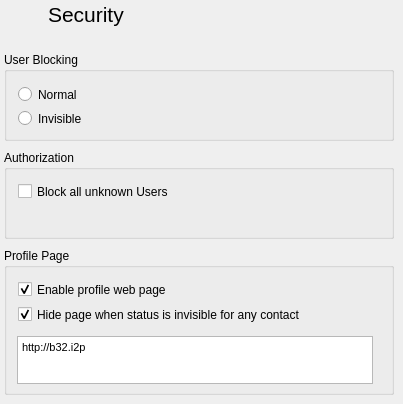
    <widget class="QWidget" name="security_Page">
     <widget class="QGroupBox" name="UserAuth">
      <property name="geometry">
       <rect>
        <x>4</x>
        <y>150</y>
        <width>390</width>
        <height>89</height>
       </rect>
      </property>
      <property name="minimumSize">
       <size>
        <width>390</width>
        <height>0</height>
       </size>
      </property>
      <property name="maximumSize">
       <size>
        <width>390</width>
        <height>16777215</height>
       </size>
      </property>
      <property name="title">
       <string>Authorization</string>
      </property>
      <widget class="QCheckBox" name="blockallcheckBox">
       <property name="enabled">
        <bool>true</bool>
       </property>
       <property name="geometry">
        <rect>
         <x>14</x>
         <y>31</y>
         <width>405</width>
         <height>21</height>
        </rect>
       </property>
       <property name="text">
        <string>Block all unknown Users</string>
       </property>
      </widget>
     </widget>
     <widget class="QWidget" name="layoutWidget_14">
      <property name="geometry">
       <rect>
        <x>4</x>
        <y>0</y>
        <width>120</width>
        <height>30</height>
       </rect>
      </property>
      <layout class="QGridLayout" name="Security">
       <property name="horizontalSpacing">
        <number>3</number>
       </property>
       <item row="0" column="0" alignment="Qt::AlignmentFlag::AlignLeft|Qt::AlignmentFlag::AlignVCenter">
        <widget class="QLabel" name="label_23">
         <property name="minimumSize">
          <size>
           <width>28</width>
           <height>28</height>
          </size>
         </property>
         <property name="maximumSize">
          <size>
           <width>28</width>
           <height>28</height>
          </size>
         </property>
         <property name="baseSize">
          <size>
           <width>28</width>
           <height>28</height>
          </size>
         </property>
         <property name="pixmap">
          <pixmap resource="resourcen.qrc">:/icons/security.svg</pixmap>
         </property>
         <property name="scaledContents">
          <bool>true</bool>
         </property>
        </widget>
       </item>
       <item row="0" column="1" alignment="Qt::AlignmentFlag::AlignLeft">
        <widget class="QLabel" name="label_3">
         <property name="minimumSize">
          <size>
           <width>0</width>
           <height>28</height>
          </size>
         </property>
         <property name="maximumSize">
          <size>
           <width>16777215</width>
           <height>28</height>
          </size>
         </property>
         <property name="font">
          <font>
           <pointsize>16</pointsize>
           <bold>true</bold>
          </font>
         </property>
         <property name="text">
          <string>&lt;!DOCTYPE HTML PUBLIC &quot;-//W3C//DTD HTML 4.0//EN&quot; &quot;http://www.w3.org/TR/REC-html40/strict.dtd&quot;&gt;
&lt;html&gt;&lt;head&gt;&lt;meta name=&quot;qrichtext&quot; content=&quot;1&quot; /&gt;&lt;style type=&quot;text/css&quot;&gt;
p, li { white-space: pre-wrap; }
&lt;/style&gt;&lt;/head&gt;&lt;body style=&quot; font-family:'Sans Serif'; font-size:9pt; font-weight:400; font-style:normal;&quot;&gt;
&lt;p style=&quot; margin-top:12px; margin-bottom:12px; margin-left:0px; margin-right:0px; -qt-block-indent:0; text-indent:0px; font-size:8pt;&quot;&gt;&lt;span style=&quot; font-size:16pt;&quot;&gt;Security&lt;/span&gt;&lt;/p&gt;&lt;/body&gt;&lt;/html&gt;</string>
         </property>
        </widget>
       </item>
      </layout>
     </widget>
     <widget class="QGroupBox" name="UserBlocking">
      <property name="geometry">
       <rect>
        <x>4</x>
        <y>52</y>
        <width>390</width>
        <height>89</height>
       </rect>
      </property>
      <property name="minimumSize">
       <size>
        <width>390</width>
        <height>0</height>
       </size>
      </property>
      <property name="maximumSize">
       <size>
        <width>390</width>
        <height>16777215</height>
       </size>
      </property>
      <property name="title">
       <string>User Blocking</string>
      </property>
      <widget class="QRadioButton" name="check_BlockNormal">
       <property name="enabled">
        <bool>true</bool>
       </property>
       <property name="geometry">
        <rect>
         <x>14</x>
         <y>32</y>
         <width>69</width>
         <height>21</height>
        </rect>
       </property>
       <property name="toolTip">
        <string>Contact will be informed that they have been blocked</string>
       </property>
       <property name="statusTip">
        <string/>
       </property>
       <property name="text">
        <string>Normal</string>
       </property>
       <property name="autoExclusive">
        <bool>true</bool>
       </property>
      </widget>
      <widget class="QRadioButton" name="check_BlockInvisible">
       <property name="enabled">
        <bool>true</bool>
       </property>
       <property name="geometry">
        <rect>
         <x>14</x>
         <y>56</y>
         <width>75</width>
         <height>21</height>
        </rect>
       </property>
       <property name="toolTip">
        <string>Contact will view your status as Offline</string>
       </property>
       <property name="statusTip">
        <string/>
       </property>
       <property name="text">
        <string>Invisible</string>
       </property>
       <property name="autoExclusive">
        <bool>true</bool>
       </property>
      </widget>
     </widget>
     <widget class="QGroupBox" name="WebPage">
      <property name="geometry">
       <rect>
        <x>4</x>
        <y>248</y>
        <width>390</width>
        <height>147</height>
       </rect>
      </property>
      <property name="minimumSize">
       <size>
        <width>390</width>
        <height>0</height>
       </size>
      </property>
      <property name="maximumSize">
       <size>
        <width>390</width>
        <height>16777215</height>
       </size>
      </property>
      <property name="title">
       <string>Profile Page</string>
      </property>
      <widget class="QCheckBox" name="WebProfileCheckbox">
       <property name="enabled">
        <bool>true</bool>
       </property>
       <property name="geometry">
        <rect>
         <x>14</x>
         <y>31</y>
         <width>170</width>
         <height>21</height>
        </rect>
       </property>
       <property name="text">
        <string>Enable profile web page</string>
       </property>
       <property name="checked">
        <bool>true</bool>
       </property>
      </widget>
      <widget class="QPlainTextEdit" name="b32address">
       <property name="enabled">
        <bool>true</bool>
       </property>
       <property name="geometry">
        <rect>
         <x>13</x>
         <y>88</y>
         <width>356</width>
         <height>48</height>
        </rect>
       </property>
       <property name="font">
        <font>
         <pointsize>8</pointsize>
        </font>
       </property>
       <property name="toolTip">
        <string>Share this address with new contacts to facilitate adding you to their contact list</string>
       </property>
       <property name="inputMethodHints">
        <set>Qt::InputMethodHint::ImhNone</set>
       </property>
       <property name="verticalScrollBarPolicy">
        <enum>Qt::ScrollBarPolicy::ScrollBarAlwaysOff</enum>
       </property>
       <property name="lineWrapMode">
        <enum>QPlainTextEdit::LineWrapMode::NoWrap</enum>
       </property>
       <property name="readOnly">
        <bool>true</bool>
       </property>
       <property name="plainText">
        <string>http://b32.i2p</string>
       </property>
      </widget>
      <widget class="QCheckBox" name="HideWebCheckbox">
       <property name="enabled">
        <bool>true</bool>
       </property>
       <property name="geometry">
        <rect>
         <x>14</x>
         <y>56</y>
         <width>325</width>
         <height>21</height>
        </rect>
       </property>
       <property name="text">
        <string>Hide page when status is invisible for any contact</string>
       </property>
       <property name="checked">
        <bool>true</bool>
       </property>
      </widget>
     </widget>
    </widget>
